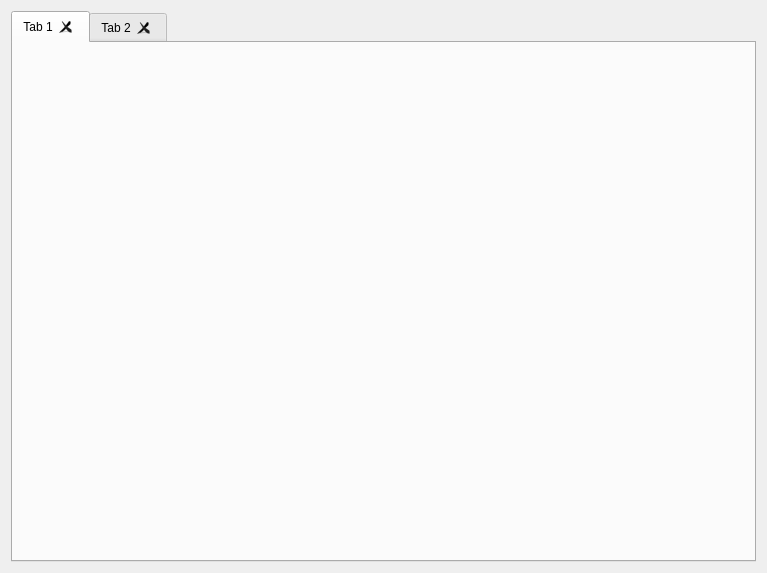
<?xml version="1.0" encoding="UTF-8"?>
<ui version="4.0">
 <class>NavigationForm</class>
 <widget class="QWidget" name="NavigationForm">
  <property name="geometry">
   <rect>
    <x>0</x>
    <y>0</y>
    <width>767</width>
    <height>573</height>
   </rect>
  </property>
  <property name="windowTitle">
   <string>Form</string>
  </property>
  <layout class="QHBoxLayout" name="horizontalLayout">
   <item>
    <widget class="QTabWidget" name="tabWidget">
     <property name="layoutDirection">
      <enum>Qt::LeftToRight</enum>
     </property>
     <property name="styleSheet">
      <string notr="true"/>
     </property>
     <property name="tabShape">
      <enum>QTabWidget::Rounded</enum>
     </property>
     <property name="currentIndex">
      <number>0</number>
     </property>
     <property name="elideMode">
      <enum>Qt::ElideNone</enum>
     </property>
     <property name="tabsClosable">
      <bool>true</bool>
     </property>
     <property name="movable">
      <bool>true</bool>
     </property>
     <widget class="QWidget" name="tab">
      <attribute name="title">
       <string>Tab 1</string>
      </attribute>
     </widget>
     <widget class="QWidget" name="tab_2">
      <attribute name="title">
       <string>Tab 2</string>
      </attribute>
     </widget>
    </widget>
   </item>
  </layout>
 </widget>
 <resources/>
 <connections/>
</ui>
